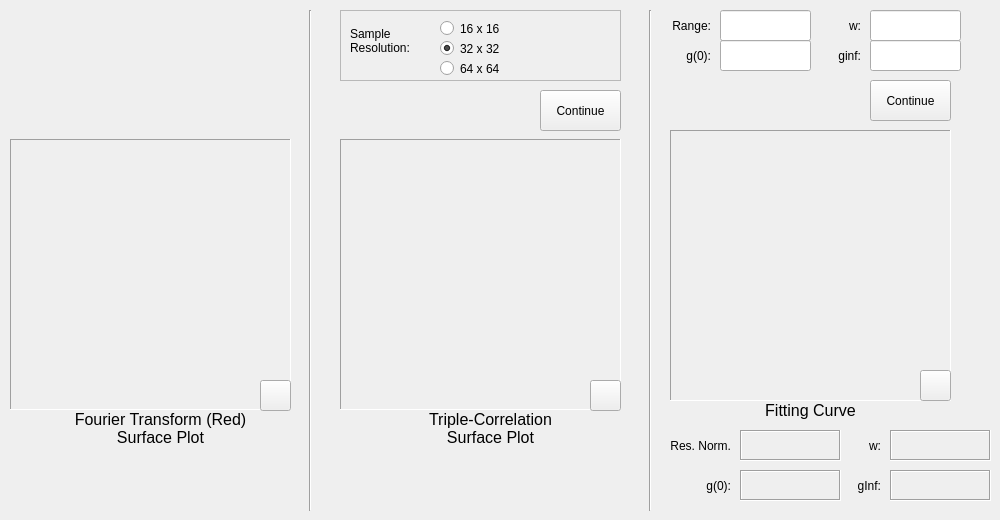
     <widget class="QWidget" name="tripleOutputTab">
      <attribute name="title">
       <string>Triple-Correlation</string>
      </attribute>
      <widget class="QLabel" name="labelOutputTripleFourier">
       <property name="geometry">
        <rect>
         <x>70</x>
         <y>410</y>
         <width>181</width>
         <height>61</height>
        </rect>
       </property>
       <property name="font">
        <font>
         <pointsize>12</pointsize>
        </font>
       </property>
       <property name="text">
        <string>Fourier Transform (Red) Surface Plot</string>
       </property>
       <property name="alignment">
        <set>Qt::AlignHCenter|Qt::AlignTop</set>
       </property>
       <property name="wordWrap">
        <bool>true</bool>
       </property>
      </widget>
      <widget class="Line" name="tripleLeftDivider">
       <property name="geometry">
        <rect>
         <x>300</x>
         <y>10</y>
         <width>20</width>
         <height>501</height>
        </rect>
       </property>
       <property name="orientation">
        <enum>Qt::Vertical</enum>
       </property>
      </widget>
      <widget class="QLabel" name="labelOutputTripleCorrelation3D">
       <property name="geometry">
        <rect>
         <x>410</x>
         <y>410</y>
         <width>161</width>
         <height>61</height>
        </rect>
       </property>
       <property name="font">
        <font>
         <pointsize>12</pointsize>
        </font>
       </property>
       <property name="text">
        <string>Triple-Correlation Surface Plot</string>
       </property>
       <property name="alignment">
        <set>Qt::AlignHCenter|Qt::AlignTop</set>
       </property>
       <property name="wordWrap">
        <bool>true</bool>
       </property>
      </widget>
      <widget class="Line" name="tripleRightDivider">
       <property name="geometry">
        <rect>
         <x>640</x>
         <y>10</y>
         <width>20</width>
         <height>501</height>
        </rect>
       </property>
       <property name="orientation">
        <enum>Qt::Vertical</enum>
       </property>
      </widget>
      <widget class="QLabel" name="labelOutputTripleCorrelation">
       <property name="geometry">
        <rect>
         <x>730</x>
         <y>400</y>
         <width>161</width>
         <height>21</height>
        </rect>
       </property>
       <property name="font">
        <font>
         <pointsize>12</pointsize>
        </font>
       </property>
       <property name="text">
        <string>Fitting Curve</string>
       </property>
       <property name="alignment">
        <set>Qt::AlignCenter</set>
       </property>
      </widget>
      <widget class="QLabel" name="labelTripleResNorm">
       <property name="geometry">
        <rect>
         <x>640</x>
         <y>430</y>
         <width>91</width>
         <height>31</height>
        </rect>
       </property>
       <property name="text">
        <string>Res. Norm.</string>
       </property>
       <property name="alignment">
        <set>Qt::AlignRight|Qt::AlignTrailing|Qt::AlignVCenter</set>
       </property>
      </widget>
      <widget class="QLabel" name="tripleResNormValue">
       <property name="geometry">
        <rect>
         <x>740</x>
         <y>430</y>
         <width>101</width>
         <height>31</height>
        </rect>
       </property>
       <property name="font">
        <font>
         <pointsize>8</pointsize>
        </font>
       </property>
       <property name="frameShape">
        <enum>QFrame::Box</enum>
       </property>
       <property name="frameShadow">
        <enum>QFrame::Sunken</enum>
       </property>
       <property name="text">
        <string/>
       </property>
       <property name="alignment">
        <set>Qt::AlignCenter</set>
       </property>
      </widget>
      <widget class="QLabel" name="tripleG0">
       <property name="geometry">
        <rect>
         <x>650</x>
         <y>40</y>
         <width>61</width>
         <height>31</height>
        </rect>
       </property>
       <property name="text">
        <string>g(0):</string>
       </property>
       <property name="alignment">
        <set>Qt::AlignRight|Qt::AlignTrailing|Qt::AlignVCenter</set>
       </property>
      </widget>
      <widget class="QLabel" name="tripleW">
       <property name="geometry">
        <rect>
         <x>770</x>
         <y>10</y>
         <width>91</width>
         <height>31</height>
        </rect>
       </property>
       <property name="text">
        <string>w:</string>
       </property>
       <property name="alignment">
        <set>Qt::AlignRight|Qt::AlignTrailing|Qt::AlignVCenter</set>
       </property>
      </widget>
      <widget class="QLabel" name="tripleRange">
       <property name="geometry">
        <rect>
         <x>620</x>
         <y>10</y>
         <width>91</width>
         <height>31</height>
        </rect>
       </property>
       <property name="text">
        <string>Range:</string>
       </property>
       <property name="alignment">
        <set>Qt::AlignRight|Qt::AlignTrailing|Qt::AlignVCenter</set>
       </property>
      </widget>
      <widget class="QLabel" name="tripleGinf">
       <property name="geometry">
        <rect>
         <x>770</x>
         <y>40</y>
         <width>91</width>
         <height>31</height>
        </rect>
       </property>
       <property name="text">
        <string>ginf:</string>
       </property>
       <property name="alignment">
        <set>Qt::AlignRight|Qt::AlignTrailing|Qt::AlignVCenter</set>
       </property>
      </widget>
      <widget class="QLabel" name="imageTripleFourier">
       <property name="geometry">
        <rect>
         <x>10</x>
         <y>139</y>
         <width>281</width>
         <height>271</height>
        </rect>
       </property>
       <property name="frameShape">
        <enum>QFrame::Panel</enum>
       </property>
       <property name="frameShadow">
        <enum>QFrame::Sunken</enum>
       </property>
       <property name="text">
        <string/>
       </property>
       <property name="scaledContents">
        <bool>true</bool>
       </property>
      </widget>
      <widget class="QLabel" name="imageTripleCorrelation">
       <property name="geometry">
        <rect>
         <x>340</x>
         <y>139</y>
         <width>281</width>
         <height>271</height>
        </rect>
       </property>
       <property name="frameShape">
        <enum>QFrame::Panel</enum>
       </property>
       <property name="frameShadow">
        <enum>QFrame::Sunken</enum>
       </property>
       <property name="text">
        <string/>
       </property>
       <property name="scaledContents">
        <bool>true</bool>
       </property>
      </widget>
      <widget class="QLabel" name="imageTripleFittingCurve">
       <property name="geometry">
        <rect>
         <x>670</x>
         <y>130</y>
         <width>281</width>
         <height>271</height>
        </rect>
       </property>
       <property name="frameShape">
        <enum>QFrame::Panel</enum>
       </property>
       <property name="frameShadow">
        <enum>QFrame::Sunken</enum>
       </property>
       <property name="text">
        <string/>
       </property>
       <property name="scaledContents">
        <bool>true</bool>
       </property>
      </widget>
      <widget class="QFrame" name="frame">
       <property name="geometry">
        <rect>
         <x>340</x>
         <y>10</y>
         <width>281</width>
         <height>71</height>
        </rect>
       </property>
       <property name="frameShape">
        <enum>QFrame::StyledPanel</enum>
       </property>
       <property name="frameShadow">
        <enum>QFrame::Sunken</enum>
       </property>
       <widget class="QLabel" name="sampleResolutionLabel">
        <property name="geometry">
         <rect>
          <x>10</x>
          <y>10</y>
          <width>91</width>
          <height>41</height>
         </rect>
        </property>
        <property name="text">
         <string>Sample Resolution:</string>
        </property>
        <property name="wordWrap">
         <bool>true</bool>
        </property>
       </widget>
       <widget class="QRadioButton" name="resolution16">
        <property name="geometry">
         <rect>
          <x>100</x>
          <y>10</y>
          <width>82</width>
          <height>17</height>
         </rect>
        </property>
        <property name="text">
         <string>16 x 16</string>
        </property>
        <property name="checked">
         <bool>false</bool>
        </property>
       </widget>
       <widget class="QRadioButton" name="resolution32">
        <property name="geometry">
         <rect>
          <x>100</x>
          <y>30</y>
          <width>82</width>
          <height>17</height>
         </rect>
        </property>
        <property name="text">
         <string>32 x 32</string>
        </property>
        <property name="checked">
         <bool>true</bool>
        </property>
       </widget>
       <widget class="QRadioButton" name="resolution64">
        <property name="geometry">
         <rect>
          <x>100</x>
          <y>50</y>
          <width>82</width>
          <height>17</height>
         </rect>
        </property>
        <property name="text">
         <string>64 x 64</string>
        </property>
       </widget>
      </widget>
      <widget class="QPushButton" name="continueButton2">
       <property name="geometry">
        <rect>
         <x>870</x>
         <y>80</y>
         <width>81</width>
         <height>41</height>
        </rect>
       </property>
       <property name="text">
        <string>Continue</string>
       </property>
      </widget>
      <widget class="QPushButton" name="continueButton1">
       <property name="geometry">
        <rect>
         <x>540</x>
         <y>90</y>
         <width>81</width>
         <height>41</height>
        </rect>
       </property>
       <property name="text">
        <string>Continue</string>
       </property>
      </widget>
      <widget class="QLabel" name="tripleG0Value">
       <property name="geometry">
        <rect>
         <x>740</x>
         <y>470</y>
         <width>101</width>
         <height>31</height>
        </rect>
       </property>
       <property name="font">
        <font>
         <pointsize>8</pointsize>
        </font>
       </property>
       <property name="frameShape">
        <enum>QFrame::Box</enum>
       </property>
       <property name="frameShadow">
        <enum>QFrame::Sunken</enum>
       </property>
       <property name="text">
        <string/>
       </property>
       <property name="alignment">
        <set>Qt::AlignCenter</set>
       </property>
      </widget>
      <widget class="QLabel" name="labelTripleG0">
       <property name="geometry">
        <rect>
         <x>640</x>
         <y>470</y>
         <width>91</width>
         <height>31</height>
        </rect>
       </property>
       <property name="text">
        <string>g(0):</string>
       </property>
       <property name="alignment">
        <set>Qt::AlignRight|Qt::AlignTrailing|Qt::AlignVCenter</set>
       </property>
      </widget>
      <widget class="QLabel" name="labelTripleW">
       <property name="geometry">
        <rect>
         <x>860</x>
         <y>430</y>
         <width>21</width>
         <height>31</height>
        </rect>
       </property>
       <property name="text">
        <string>w:</string>
       </property>
       <property name="alignment">
        <set>Qt::AlignRight|Qt::AlignTrailing|Qt::AlignVCenter</set>
       </property>
      </widget>
      <widget class="QLabel" name="tripleWValue">
       <property name="geometry">
        <rect>
         <x>890</x>
         <y>430</y>
         <width>101</width>
         <height>31</height>
        </rect>
       </property>
       <property name="font">
        <font>
         <pointsize>8</pointsize>
        </font>
       </property>
       <property name="frameShape">
        <enum>QFrame::Box</enum>
       </property>
       <property name="frameShadow">
        <enum>QFrame::Sunken</enum>
       </property>
       <property name="text">
        <string/>
       </property>
       <property name="alignment">
        <set>Qt::AlignCenter</set>
       </property>
      </widget>
      <widget class="QLabel" name="tripleGinfValue">
       <property name="geometry">
        <rect>
         <x>890</x>
         <y>470</y>
         <width>101</width>
         <height>31</height>
        </rect>
       </property>
       <property name="font">
        <font>
         <pointsize>8</pointsize>
        </font>
       </property>
       <property name="frameShape">
        <enum>QFrame::Box</enum>
       </property>
       <property name="frameShadow">
        <enum>QFrame::Sunken</enum>
       </property>
       <property name="text">
        <string/>
       </property>
       <property name="alignment">
        <set>Qt::AlignCenter</set>
       </property>
      </widget>
      <widget class="QLabel" name="labelTripleGinf">
       <property name="geometry">
        <rect>
         <x>850</x>
         <y>470</y>
         <width>31</width>
         <height>31</height>
        </rect>
       </property>
       <property name="text">
        <string>gInf:</string>
       </property>
       <property name="alignment">
        <set>Qt::AlignRight|Qt::AlignTrailing|Qt::AlignVCenter</set>
       </property>
      </widget>
      <widget class="QLineEdit" name="tripleRangeTextbox">
       <property name="geometry">
        <rect>
         <x>720</x>
         <y>10</y>
         <width>91</width>
         <height>31</height>
        </rect>
       </property>
       <property name="inputMethodHints">
        <set>Qt::ImhFormattedNumbersOnly</set>
       </property>
      </widget>
      <widget class="QLineEdit" name="tripleG0Textbox">
       <property name="geometry">
        <rect>
         <x>720</x>
         <y>40</y>
         <width>91</width>
         <height>31</height>
        </rect>
       </property>
       <property name="inputMethodHints">
        <set>Qt::ImhFormattedNumbersOnly</set>
       </property>
      </widget>
      <widget class="QLineEdit" name="tripleWTextbox">
       <property name="geometry">
        <rect>
         <x>870</x>
         <y>10</y>
         <width>91</width>
         <height>31</height>
        </rect>
       </property>
       <property name="inputMethodHints">
        <set>Qt::ImhFormattedNumbersOnly</set>
       </property>
      </widget>
      <widget class="QLineEdit" name="tripleGinfTextbox">
       <property name="geometry">
        <rect>
         <x>870</x>
         <y>40</y>
         <width>91</width>
         <height>31</height>
        </rect>
       </property>
       <property name="inputMethodHints">
        <set>Qt::ImhFormattedNumbersOnly</set>
       </property>
      </widget>
      <widget class="QPushButton" name="tripleGraph1Zoom">
       <property name="geometry">
        <rect>
         <x>260</x>
         <y>380</y>
         <width>31</width>
         <height>31</height>
        </rect>
       </property>
       <property name="text">
        <string/>
       </property>
       <property name="icon">
        <iconset>
         <normaloff>images/zoom.png</normaloff>images/zoom.png</iconset>
       </property>
      </widget>
      <widget class="QPushButton" name="tripleGraph2Zoom">
       <property name="geometry">
        <rect>
         <x>590</x>
         <y>380</y>
         <width>31</width>
         <height>31</height>
        </rect>
       </property>
       <property name="text">
        <string/>
       </property>
       <property name="icon">
        <iconset>
         <normaloff>images/zoom.png</normaloff>images/zoom.png</iconset>
       </property>
      </widget>
      <widget class="QPushButton" name="tripleGraph3Zoom">
       <property name="geometry">
        <rect>
         <x>920</x>
         <y>370</y>
         <width>31</width>
         <height>31</height>
        </rect>
       </property>
       <property name="text">
        <string/>
       </property>
       <property name="icon">
        <iconset>
         <normaloff>images/zoom.png</normaloff>images/zoom.png</iconset>
       </property>
      </widget>
     </widget>
